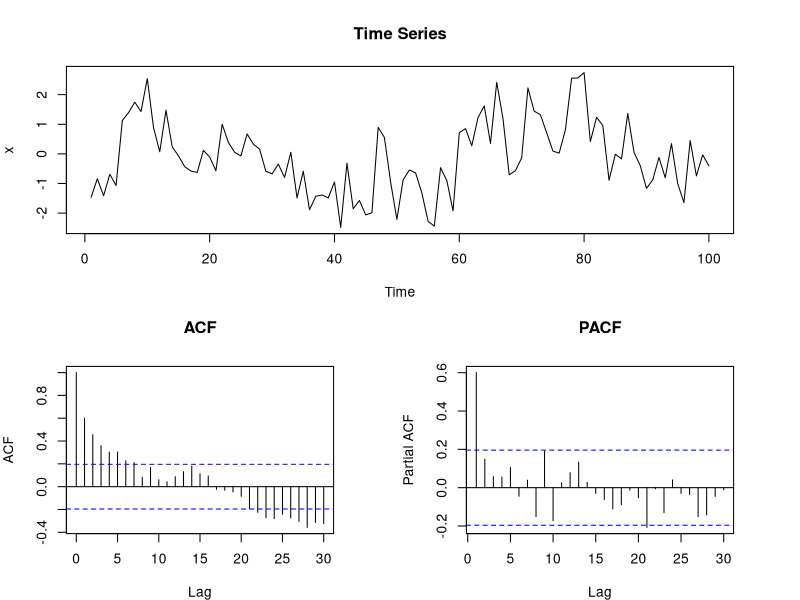
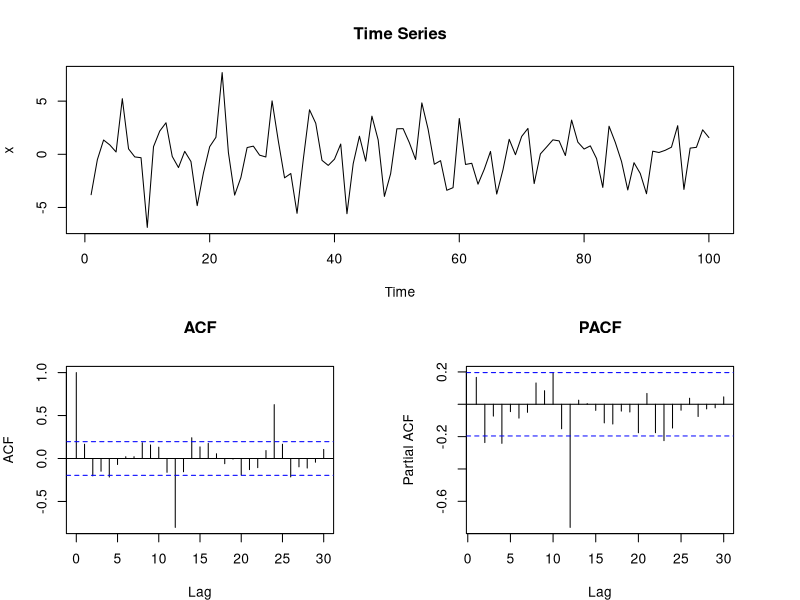
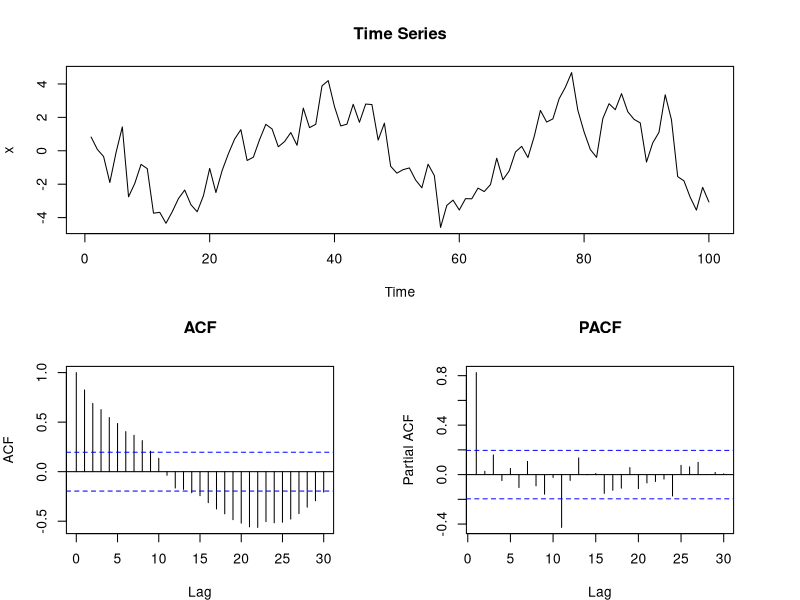
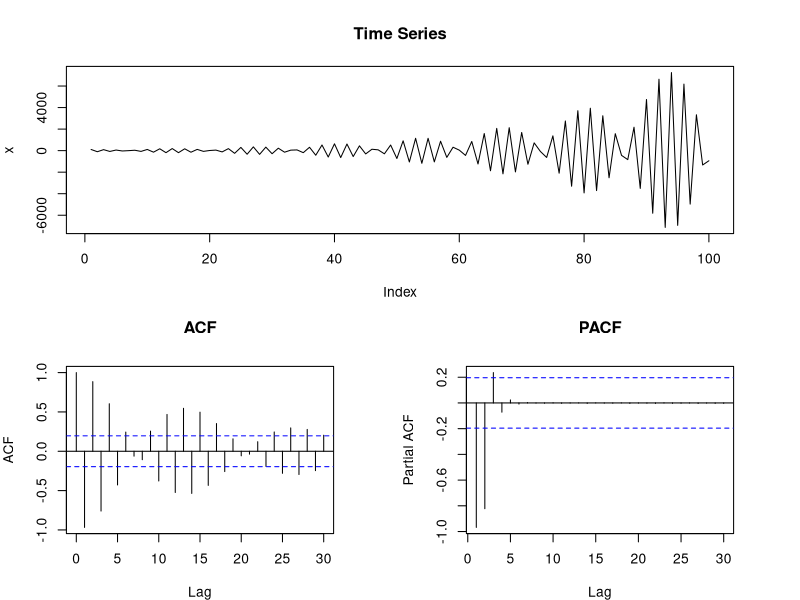
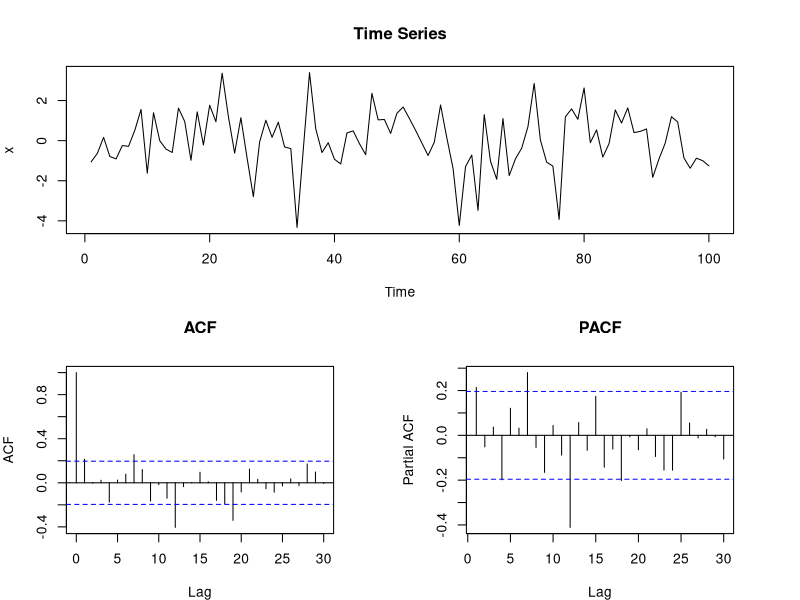
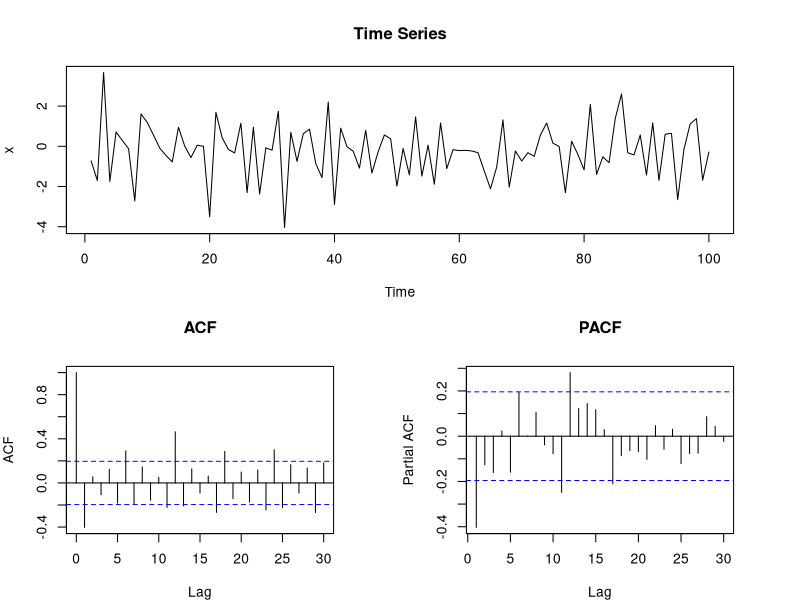

These charts were generated, in order, by the following R code:
sim <- function(model, n, nburnin=100){
  n <- n + nburnin
  # Take the ar and ma part
  ar <- model$ar
  ma <- model$ma
  # The order (i.e. the number of lags)
  p <- length(ar)
  q <- length(ma)
  # The vector for the simulation result
  y <- numeric(n)
  # Generate the random normal values
  eps <- rnorm(n)
  # Run the simulation
  for(i in (max(p,q)+1):n){
    y[i] <- eps[i] + sum(y[i-(1:p)] * ar) + sum(eps[i-(1:q)] * ma)
  }
  # Return without the burn-in period
  return(y[(nburnin+1):n])
}

plotting <- function(x) {
  # Set up the layout
  layout(matrix(c(1, 1,
                  2, 3), nrow = 2, byrow = TRUE), heights = c(1,1,1))
  
  # Plot the time series on the first plot
  par(mar = c(4, 4, 4, 4)) # Adjust margin for the first plot
  plot(x, type = "l", main = "Time Series")
  
  # ACF plot on the second plot
  par(mar = c(4, 4, 4, 4)) # Adjust margin for the second plot
  acf(x, lag.max = 30, main = "ACF")
  
  # PACF plot on the third plot
  par(mar = c(4, 4, 4, 4)) # Adjust margin for the third plot
  pacf(x, lag.max = 30, main = "PACF")
}

set.seed(1)

## Task 3.1
model <- list(ar=c(0.6))
x <- arima.sim(model, 100, n.start=100)
plotting(x)

## Task 3.2
model <- list(ar=c(0, 0, 0, 0, 0, 0, 0, 0, 0, 0, 0, -0.9))
x <- arima.sim(model, 100, n.start=100)
plotting(x)

## Task 3.3
model <- list(ar=c(0.9), ma=c(0, 0, 0, 0, 0, 0, 0, 0, 0, 0, 0, -0.7))
x <- arima.sim(model, 100, n.start=100)
plotting(x)

## Task 3.4
model <- list(ar=c(-0.6, 0, 0, 0, 0, 0, 0, 0, 0, 0, 0, -0.8))
# x <- arima.sim(model, 100, n.start=100)
x <- sim(model, 100, nburnin=100)
plotting(x)

## Task 3.5
model <- list(ma=c(0.4, 0, 0, 0, 0, 0, 0, 0, 0, 0, 0, -0.8))
x <- arima.sim(model, 100, n.start=100)
plotting(x)

## Task 3.6
model <- list(ar=c(0, 0, 0, 0, 0, 0, 0, 0, 0, 0, 0, 0.7), ma=c(-0.4))
x <- arima.sim(model, 100, n.start=100)
plotting(x)
